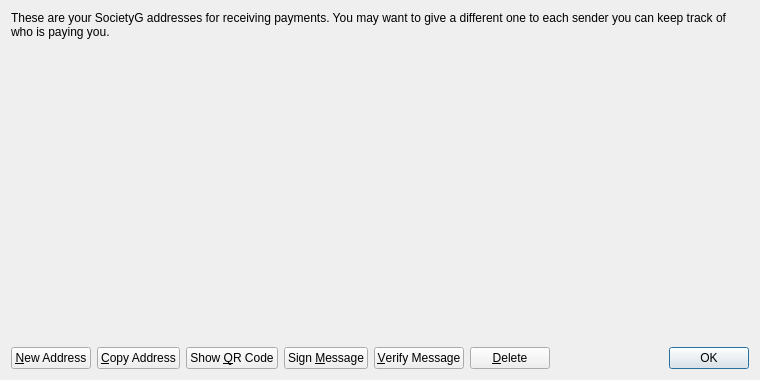
<?xml version="1.0" encoding="UTF-8"?>
<ui version="4.0">
 <class>AddressBookPage</class>
 <widget class="QWidget" name="AddressBookPage">
  <property name="geometry">
   <rect>
    <x>0</x>
    <y>0</y>
    <width>760</width>
    <height>380</height>
   </rect>
  </property>
  <property name="windowTitle">
   <string>Address Book</string>
  </property>
  <layout class="QVBoxLayout" name="verticalLayout">
   <item>
    <widget class="QLabel" name="labelExplanation">
     <property name="text">
      <string>These are your SocietyG addresses for receiving payments. You may want to give a different one to each sender you can keep track of who is paying you.</string>
     </property>
     <property name="textFormat">
      <enum>Qt::PlainText</enum>
     </property>
     <property name="wordWrap">
      <bool>true</bool>
     </property>
    </widget>
   </item>
   <item>
    <widget class="QTableView" name="tableView">
     <property name="contextMenuPolicy">
      <enum>Qt::CustomContextMenu</enum>
     </property>
     <property name="toolTip">
      <string>Double-click to edit address or label</string>
     </property>
     <property name="styleSheet">
      <string notr="true">background-color:transparent</string>
     </property>
     <property name="tabKeyNavigation">
      <bool>false</bool>
     </property>
     <property name="selectionMode">
      <enum>QAbstractItemView::SingleSelection</enum>
     </property>
     <property name="selectionBehavior">
      <enum>QAbstractItemView::SelectRows</enum>
     </property>
     <property name="sortingEnabled">
      <bool>true</bool>
     </property>
     <attribute name="verticalHeaderVisible">
      <bool>false</bool>
     </attribute>
    </widget>
   </item>
   <item>
    <layout class="QHBoxLayout" name="horizontalLayout">
     <item>
      <widget class="QPushButton" name="newAddressButton">
       <property name="toolTip">
        <string>Create a new address</string>
       </property>
       <property name="text">
        <string>&amp;New Address</string>
       </property>
      </widget>
     </item>
     <item>
      <widget class="QPushButton" name="copyToClipboard">
       <property name="toolTip">
        <string>Copy the currently selected address to the system clipboard</string>
       </property>
       <property name="text">
        <string>&amp;Copy Address</string>
       </property>
      </widget>
     </item>
     <item>
      <widget class="QPushButton" name="showQRCode">
       <property name="text">
        <string>Show &amp;QR Code</string>
       </property>
      </widget>
     </item>
     <item>
      <widget class="QPushButton" name="signMessage">
       <property name="toolTip">
        <string>Sign a message to prove you own a SocietyG address</string>
       </property>
       <property name="text">
        <string>Sign &amp;Message</string>
       </property>
      </widget>
     </item>
     <item>
      <widget class="QPushButton" name="verifyMessage">
       <property name="toolTip">
        <string>Verify a message to ensure it was signed with a specified SocietyG address</string>
       </property>
       <property name="text">
        <string>&amp;Verify Message</string>
       </property>
      </widget>
     </item>
     <item>
      <widget class="QPushButton" name="deleteButton">
       <property name="toolTip">
        <string>Delete the currently selected address from the list</string>
       </property>
       <property name="text">
        <string>&amp;Delete</string>
       </property>
      </widget>
     </item>
     <item>
      <spacer name="horizontalSpacer">
       <property name="orientation">
        <enum>Qt::Horizontal</enum>
       </property>
       <property name="sizeHint" stdset="0">
        <size>
         <width>40</width>
         <height>20</height>
        </size>
       </property>
      </spacer>
     </item>
     <item>
      <widget class="QDialogButtonBox" name="buttonBox">
       <property name="sizePolicy">
        <sizepolicy hsizetype="Maximum" vsizetype="Fixed">
         <horstretch>0</horstretch>
         <verstretch>0</verstretch>
        </sizepolicy>
       </property>
       <property name="standardButtons">
        <set>QDialogButtonBox::Ok</set>
       </property>
      </widget>
     </item>
    </layout>
   </item>
  </layout>
 </widget>
 <resources/>
 <connections/>
</ui>
